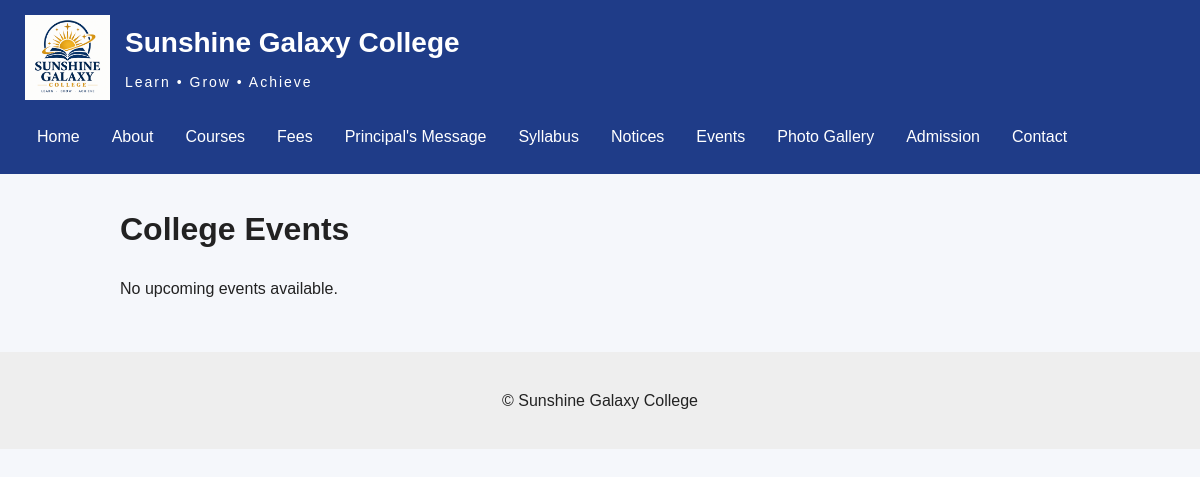
Page /events/ on the earlier database version.
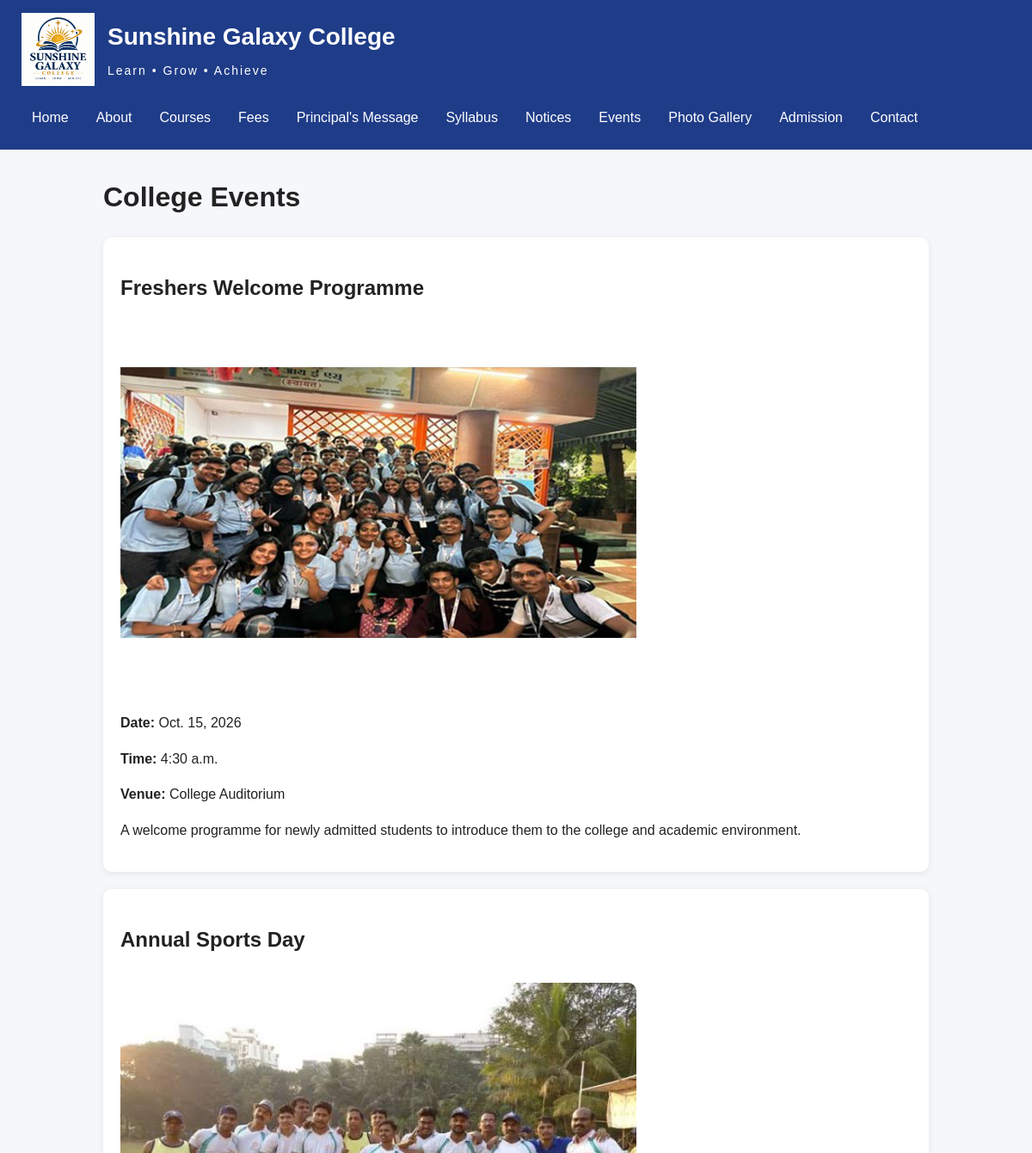
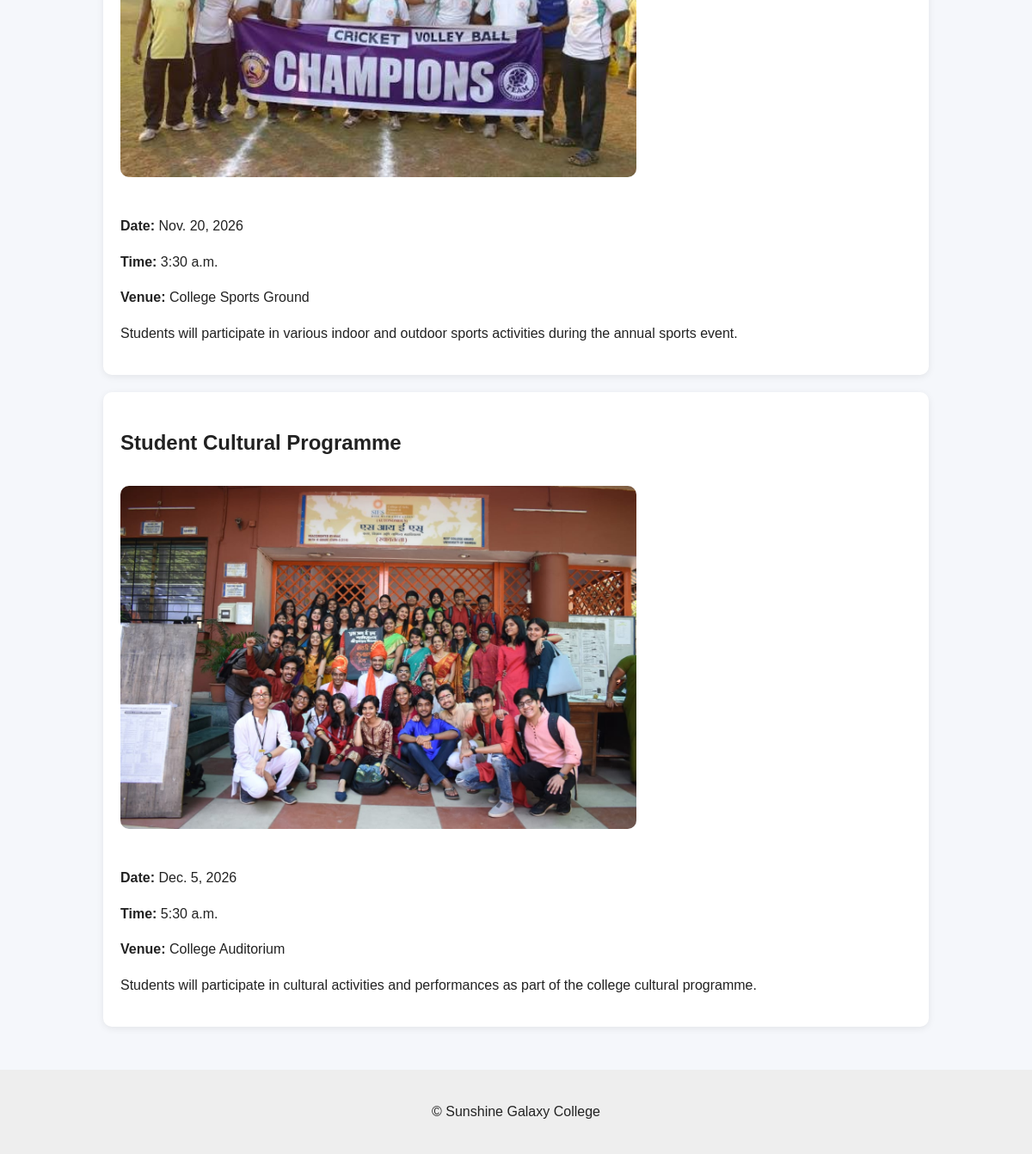
Same page on the later database version (2 pictures, top to bottom).
### portal/models.py (models this page shows, shortened)
class Event(models.Model):
    title = models.CharField(max_length=200)
    description = models.TextField()
    date = models.DateField()
    time = models.TimeField()
    venue = models.CharField(max_length=150)
    image = models.FileField(
        upload_to="event_images/",
        blank=True,
        null=True
    )
    class Meta:
        ordering = ["date", "time"]

### portal/views.py (the view)
def event_list(request):
    events = Event.objects.all()
    return render(
        request,
        "portal/events.html",
        {
            "events": events
        }
    )

### Templates/portal/events.html (shortened to what this page needs)
{% extends "base.html" %}
{% block content %}
<h1>College Events</h1>
{% for event in events %}
    <div class="course-card">
    <h2>{{ event.title }}</h2>
    {% if event.image %}
        <img
            src="{{ event.image.url }}"
            alt="{{ event.title }}"
            class="event-image"
        >
    {% endif %}
    <p>
        <strong>Date:</strong>
        {{ event.date }}
    </p>
    <p>
        <strong>Time:</strong>
        {{ event.time }}
    </p>
    <p>
        <strong>Venue:</strong>
        {{ event.venue }}
    </p>
    <p>{{ event.description }}</p>
</div>
{% empty %}
    <p>No upcoming events available.</p>
{% endfor %}
{% endblock %}

### Templates/base.html (shortened to what this page needs)
{% load static %}
<!DOCTYPE html>
<html lang="en">
<head>
    <link rel="stylesheet" href="{% static 'css/style.css' %}">
</head>
<body>
<header class="site-header">
    <div class="header-top">
        <a href="{% url 'home' %}" class="logo-link">
            <img
                src="{% static 'images/logo.png' %}"
                alt="Sunshine Galaxy College Logo"
                class="college-logo"
            >
        </a>
        <div class="college-name">
            <h1>Sunshine Galaxy College</h1>
            <p>Learn • Grow • Achieve</p>
        </div>
    </div>
    <nav class="main-nav" id="main-nav">
        <a href="{% url 'home' %}">Home</a>
        <a href="{% url 'about' %}">About</a>
        <a href="{% url 'course_list' %}">Courses</a>
        <a href="{% url 'fees' %}">Fees</a>
        <a href="{% url 'principal_message' %}">
            Principal's Message
        </a>
        <a href="{% url 'syllabus' %}">Syllabus</a>
        <a href="{% url 'notice_list' %}">Notices</a>
        <a href="{% url 'event_list' %}">Events</a>
        <a href="{% url 'photo_gallery' %}">Photo Gallery</a>
        <a href="{% url 'admission' %}">Admission</a>
        <a href="{% url 'contact' %}">Contact</a>
    </nav>
</header>
<main>
    {% block content %}
    {% endblock %}
</main>
<footer>
    <p>&copy; Sunshine Galaxy College</p>
</footer>
</body>
</html>

### static/css/style.css (style rules this page uses)
* { box-sizing: border-box; }
body { margin: 0; font-family: Arial, sans-serif; background: #f5f7fb; color: #222; line-height: 1.6; }
a { color: #1f3c88; }
img { max-width: 100%; }
.site-header { background: #1f3c88; color: white; padding: 15px 25px; }
.header-top { max-width: 1200px; margin: auto; display: flex; align-items: center; gap: 15px; }
.logo-link { display: flex; align-items: center; }
.college-logo { width: 85px; height: 85px; object-fit: contain; }
.college-name h1 { margin: 0; font-size: 28px; }
.college-name p { margin: 5px 0 0; font-size: 14px; letter-spacing: 2px; }
.main-nav { max-width: 1200px; margin: 15px auto 0; display: flex; flex-wrap: wrap; gap: 8px; }
.main-nav a { color: white; text-decoration: none; padding: 9px 12px; border-radius: 6px; transition: background 0.2s ease; }
main { max-width: 1000px; margin: 30px auto; padding: 0 20px; }
.course-card, .notice-card { background: white; padding: 20px; margin-bottom: 20px; border-radius: 10px; box-shadow: 0 2px 8px rgba(0, 0, 0, 0.08); }
.event-image { width: 100%; max-width: 600px; height: auto; border-radius: 10px; margin: 10px 0 20px; }
footer { margin-top: 50px; padding: 20px; text-align: center; background: #eee; }

Differences in the rows shown:
added Event: title "Freshers Welcome Programme", image (picture), date "Oct. 15, 2026", time "4:30 a.m.", venue "College Auditorium", description "A welcome programme for newly admitted students to introduce them to the college and academic environment."
added Event: title "Annual Sports Day", image (picture), date "Nov. 20, 2026", time "3:30 a.m.", venue "College Sports Ground", description "Students will participate in various indoor and outdoor sports activities during the annual sports event."
added Event: title "Student Cultural Programme", image (picture), date "Dec. 5, 2026", time "5:30 a.m.", venue "College Auditorium", description "Students will participate in cultural activities and performances as part of the college cultural programme."
Other differences:
text no longer shown: "No upcoming events available."
